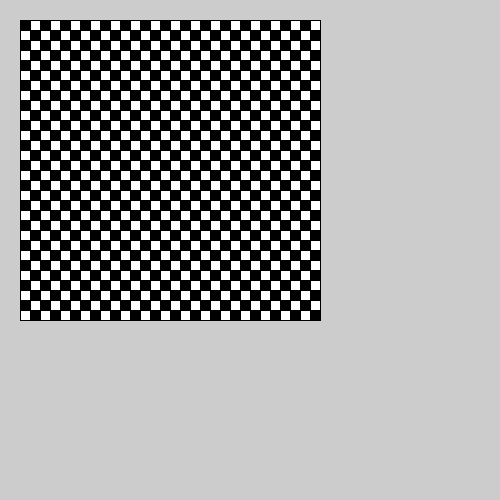
Frame 1 (no input)
Frame 60 (the mouse pressed at the canvas centre just before this capture): identical to frame 1, image omitted
Frame 120 (the mouse held since frame 60 and released just before this capture): identical to frame 1, image omitted

The Processing sketch that drew this single still picture (run headless with seeded random() and noise(); from frame 60 on, the mouse is pressed at the canvas centre):

// Processing sketch: Programing1Lesson10Sample07
// ── Programing1Lesson10Sample07.pde
int oneSide = 10;
int x = 20;
int y = 20;

void setup() {
  size(500, 500);
}

void draw() {
  for(int i=0; i < 30; i++) {
    for(int j=0; j < 30; j++) {
      if(i%2 == 0) {
        if(j%2 == 0) fill(0);
        else fill(255);
      } else {
        if(j%2 == 0) fill(255);
        else fill(0);
      }
      rect(x + (j*oneSide), y + (i*oneSide), oneSide, oneSide);
    }
  }
}

      //switch(i%2){
      //  case 0:
      //    if(j%2 == 0) fill(0);
      //    else fill(255);
      //    break;
      //  case 1:
      //    if(j%2 == 0) fill(0);
      //    else fill(255);
      //    break;
      //}
